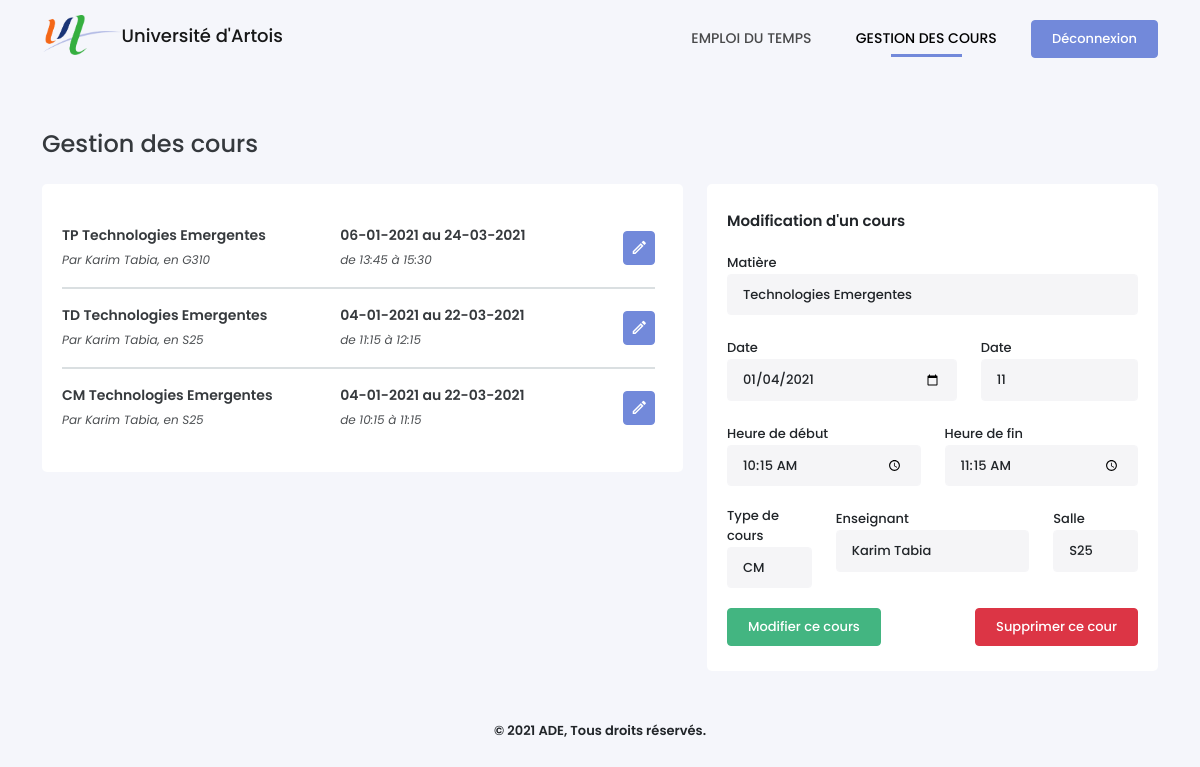
Page /gestion.php?courID=1 (signed in) on the committed database.
### tables this page shows
CREATE TABLE Cours (
    CourID INTEGER PRIMARY KEY AUTOINCREMENT,
    DateDebut VARCHAR(30) NOT NULL,
    NbSemaines INTEGER NOT NULL,
    HeureDebut time NOT NULL,
    HeureFin time NOT NULL,
    TypeID INTEGER NOT NULL,
    SalleID INTEGER NOT NULL,
    UsagerID INTEGER NOT NULL,
    MatiereID INTEGER NOT NULL,
    CONSTRAINT cour_type_fk FOREIGN KEY (TypeID) REFERENCES TypeCours(TypeID) ON DELETE CASCADE,
    CONSTRAINT cour_salle_fk FOREIGN KEY (SalleID) REFERENCES Salles(SalleID) ON DELETE CASCADE
    CONSTRAINT cour_enseignant_fk FOREIGN KEY (UsagerID) REFERENCES Usagers(UsagerID) ON DELETE CASCADE,
    CONSTRAINT cour_matiere_fk FOREIGN KEY (MatiereID) REFERENCES Matieres(MatiereID) ON DELETE CASCADE
);

CREATE TABLE TypeCours (
    TypeID INTEGER PRIMARY KEY AUTOINCREMENT,
    NomType VARCHAR NOT NULL
);

CREATE TABLE Matieres (
    MatiereID INTEGER PRIMARY KEY AUTOINCREMENT,
    NomMatiere VARCHAR(25) NOT NULL,
    CouleurMatiere VARCHAR(10) NOT NULL,
    PromotionID INTEGER NOT NULL,
    CONSTRAINT matiere_promo_fk FOREIGN KEY (PromotionID) REFERENCES Promotions(PromotionID) ON DELETE CASCADE
);

CREATE TABLE Usagers (
    UsagerID VARCHAR(30) PRIMARY KEY NOT NULL,
    MotDePasse VARCHAR(255) NOT NULL,
    Nom VARCHAR(15) NOT NULL,
    Prenom VARCHAR(20) NOT NULL,
    RangID INTEGER NOT NULL,
    CONSTRAINT usager_rang_fk FOREIGN KEY (RangID) REFERENCES Rangs(RangID) ON DELETE CASCADE
);

CREATE TABLE Salles (
    SalleID INTEGER PRIMARY KEY AUTOINCREMENT,
    NomSalle VARCHAR NOT NULL
);

CREATE TABLE Enseigne (
    UsagerID VARCHAR(30) REFERENCES Usagers(UsagerID) ON DELETE CASCADE,
    MatiereID INTEGER REFERENCES Matieres(MatiereID) ON DELETE CASCADE,
    CONSTRAINT enseigne_pk PRIMARY KEY (UsagerID, MatiereID)
);

### gestion.php (the view, shortened to what this page needs)
<!DOCTYPE html>
<?php
require_once('./config.php');
$uEvents = $bdd->prepare('SELECT * FROM Cours WHERE CourID = :id');
$uEvents->execute(array(':id' => isset($_GET['courID']) ? $_GET['courID'] : ''));
$uEvent = $uEvents->fetch();
?>
<html lang="fr-FR">
<head>
    <link type="text/css" rel="stylesheet" href="./assets/css/icons.min.css">
    <link type="text/css" rel="stylesheet" href="./assets/css/bootstrap.min.css">
    <link type="text/css" rel="stylesheet" href="./assets/css/style.css">
</head>
<body>
    <?php require_once('./views/header.php') ?>
    <div class="container">
        <h4>Gestion des cours</h4>
        <div class="row">
            <div class="col-md-7">
                <div class="box-content" id="list-event">
                    <div class="select-data">
                        <?php
                        $where = ($_SESSION['rang'] == 2) ? 'WHERE UsagerID ="'. $_SESSION['id'] . '"' : '';
                        $sCours = $bdd->query('SELECT * FROM Cours INNER JOIN Matieres USING(MatiereID), TypeCours USING(TypeID), Usagers USING(UsagerID), Promotions USING(PromotionID), Salles USING(SalleID) '.$where.' ORDER BY DateDebut DESC, HeureDebut DESC');
                        while($aCours = $sCours->fetch()) {
                            echo '<div class="list-items d-flex flex-row align-items-center justify-content-between">';
                            echo '<div class="item-info">';
                            echo '<p>'.$aCours['NomType'].' '.$aCours['NomMatiere'].'</p>';
                            echo '<span>Par '.htmlspecialchars($aCours['Prenom']). ' '.htmlspecialchars($aCours['Nom']). ', en '.htmlspecialchars($aCours['NomSalle']).'</span>';
                            echo '</div>';
                            echo '<div class="item-info">';
                            echo '<p>'.date('d-m-Y', $aCours['DateDebut']).' au '.date('d-m-Y', ($aCours['DateDebut'] + ($aCours['NbSemaines'] * 604800))).'</p>';
                            echo '<span>de '.$aCours['HeureDebut']. ' à '.$aCours['HeureFin'].'</span>';
                            echo '</div>';
                            echo '<a href="?courID='.$aCours['CourID'].'#form" class="btn btn-primary"><i class="mdi mdi-pencil-outline"></i></a>';
                            echo '</div>';
                        } ?>
                    </div>
                </div>
            </div>
            <div class="col-md-5" id="form">
                <div class="box-content getEvent">
                    <?php if(empty($_GET['courID'])) {?>
                        <div class="content-title">Ajouter un cours</div>
                        <form method="POST" id="form_addEvent">
                            <div class="alert" style="display:none"></div>
                            <div class="row">
                                <div class="form-group">
                                    <label for="matter">Matière</label>
                                    <select name="matter" id="" class="form-control">
                                        <?php
                                        $option = ($_SESSION['rang'] == 2) ? 'INNER JOIN Enseigne ON Matieres.MatiereID = Enseigne.MatiereID AND UsagerID = "'.$_SESSION['id'].'"' : '';
                                        $sMatieres = $bdd->query('SELECT * FROM Matieres '.$option. ' ORDER BY NomMatiere');
                                        while($aMatieres = $sMatieres->fetch()) {
                                            echo '<option value="'.$aMatieres['MatiereID'].'">'.htmlspecialchars($aMatieres['NomMatiere']).'</option>';
                                        } ?>
                                    </select>
                                </div>
                                <div class="col-md-7 form-group" id="firstdate">
                                    <label for="firstdate">Date</label>
                                    <input type="date" name="firstdate" class="form-control">
                                    <small class="invalid-feedback"></small>
                                </div>
                                <div class="col-md-5 form-group" id="nbweek">
                                    <label for="nbweek">Nombre de semaine</label>
                                    <input type="number" name="nbweek" class="form-control" value="1">
                                    <small class="invalid-feedback"></small>
                                </div>
                                <div class="col-md-6 form-group" id="start">
                                    <label for="start">Heure de début</label>
                                    <input type="time" name="start" class="form-control">
                                    <small class="invalid-feedback"></small>
                                </div>
                                <div class="col-md-6 form-group" id="end">
                                    <label for="end">Heure de fin</label>
                                    <input type="time" name="end" class="form-control">
                                    <small class="invalid-feedback"></small>
                                </div>
                                <div class="col-md-3 form-group">
                                    <label for="type">Type de cours</label>
                                    <select name="type" class="form-control">
                                        <?php $query = $bdd->query('SELECT * FROM TypeCours');
                                            while ($row = $query->fetch()){
                                                echo '<option value="' . $row['TypeID'].'">' . htmlspecialchars($row['NomType']) . '</option>';
                                            }
                                        ?>
                                    </select>
                                </div>
                                <div class="col-md-6 form-group">
                                    <label for="user">Enseignant</label>
                                    <select name="user" class="form-control">
                                        <?php $sql = ($_SESSION['rang'] == 2) ? 'AND UsagerID = "'.$_SESSION['id'].'"' : '';
                                            $query = $bdd->query('SELECT * FROM Usagers WHERE RangID = 2 ' . $sql);
                                            while ($row = $query->fetch()){
                                                echo '<option value="' .$row['UsagerID'] .'">'.htmlspecialchars($row['Prenom'].' '.$row['Nom']).'</option>';
                                            }
                                        ?>
                                    </select>
                                </div>
                                <div class="col-md-3 form-group">
                                    <label for="room">Salle</label>
                                    <select name="room" class="form-control">
                                        <?php $query = $bdd->query('SELECT * FROM Salles');
                                            while ($row = $query->fetch()){
                                                echo '<option value="'.$row['SalleID'].'">'.htmlspecialchars($row['NomSalle']).'</option>';
                                            }
                                        ?>
                                    </select>
                                </div>
                            </div>
                            <input type="submit" name="add_event" value="Programmer ce cours" class="btn btn-success">
                        </form>
                    <?php } else { ?>
                        <div class="content-title">Modification d'un cours</div>
                        <form method="POST" id="form_updateEvent">
                            <div class="row">
                                <div class="form-group">
                                    <label for="matter">Matière</label>
                                    <select name="matter" id="" class="form-control">
                                        <?php
                                        $option = ($_SESSION['rang'] == 2) ? $option = 'INNER JOIN Enseigne ON Matieres.MatiereID = Enseigne.MatiereID AND UsagerID = "'.$_SESSION['id'].'"' : '';
                                        $sMatieres = $bdd->query('SELECT * FROM Matieres '.$option. ' ORDER BY NomMatiere');
                                        while($row = $sMatieres->fetch()) {
                                            echo '<option value="'.$row['MatiereID'].'"'.($uEvent['MatiereID'] == $row['MatiereID'] ? ' selected' : '').'>'.htmlspecialchars($row['NomMatiere']).'</option>';
                                        } ?>
                                    </select>
                                </div>
                                <div class="col-md-7 form-group" id="firstdate">
                                    <label for="firstdate">Date</label>
                                    <input type="date" name="firstdate" class="form-control" value="<?php echo date('Y-m-d', $uEvent['DateDebut']) ?>">
                                </div>
                                <div class="col-md-5 form-group" id="nbweek">
                                    <label for="nbweek">Date</label>
                                    <input type="number" name="nbweek" class="form-control" value="<?php echo $uEvent['NbSemaines'] ?>">
                                </div>
                                <div class="col-md-6 form-group" id="start">
                                    <label for="start">Heure de début</label>
                                    <input type="time" name="start" class="form-control" value="<?php echo $uEvent['HeureDebut'] ?>">
                                </div>
                                <div class="col-md-6 form-group" id="end">
                                    <label for="end">Heure de fin</label>
                                    <input type="time" name="end" class="form-control" value="<?php echo $uEvent['HeureFin'] ?>">
                                </div>
                                <div class="col-md-3 form-group">
                                    <label for="type">Type de cours</label>
                                    <select name="type" class="form-control">
                                        <?php $query = $bdd->query('SELECT * FROM TypeCours');
                                            while ($row = $query->fetch()){
                                                echo '<option value="'.$row['TypeID'].'"'.($uEvent['TypeID'] == $row['TypeID'] ? ' selected' : '').'>'.htmlspecialchars($row['NomType']).'</option>';
                                            }
                                        ?>
                                    </select>
                                </div>
                                <div class="col-md-6 form-group">
                                    <label for="user">Enseignant</label>
                                    <select name="user" class="form-control">
                                        <?php $sql = ($_SESSION['rang'] == 2) ? 'AND UsagerID = "'.$_SESSION['id'].'"' : '';
                                            $query = $bdd->query('SELECT * FROM Usagers WHERE RangID = 2 ' . $sql);
                                            while ($row = $query->fetch()){
                                                echo '<option value="'.$row['UsagerID'].'"'.($uEvent['UsagerID'] == $row['UsagerID'] ? ' selected' : '').'>'.htmlspecialchars($row['Prenom'].' '.$row['Nom']).'</option>';
                                            }
                                        ?>
                                    </select>
                                </div>
                                <div class="col-md-3 form-group">
                                    <label for="room">Salle</label>
                                    <select name="room" class="form-control">
                                        <?php $query = $bdd->query('SELECT * FROM Salles');
                                            while ($row = $query->fetch()){
                                                echo '<option value="'.$row['SalleID'].'"'.($uEvent['SalleID'] == $row['SalleID'] ? ' selected' : '').'>'.htmlspecialchars($row['NomSalle']).'</option>';
                                            }
                                        ?>
                                    </select>
                                </div>
                            </div>
                            <input type="submit" name="update_event" value="Modifier ce cours" class="btn btn-success">
                            <a href="?removeEventID=<?php echo $uEvent['CourID'] ?>" class="btn btn-danger" style="float:right">Supprimer ce cour</a>
                        </form>
                    <?php } ?>
                </div>
            </div>
        </div>
    </div>
    <?php require_once('./views/footer.php') ?>
</body>
</html>

### assets/css/style.css (style rules this page uses)
* { box-sizing: border-box; outline: none; -webkit-tap-highlight-color: rgba(0, 0, 0, 0); }
body { font-family: Poppins, sans-serif; background-color: #F5F6FB; margin: 0; padding: 0; }
.container { min-width: 80%; }
.container h4 { opacity: .9; margin-bottom: 25px; }
.btn { font-weight: 500; font-size: 13px; padding: 8px 20px; }
.btn-primary { background-color: #7289DA; border-color: #7289DA; }
.btn-success { background-color: #43B581; border-color: #43B581; }
.box-content { position: relative; width: 100%; padding: 25px 20px; background-color: #fff; border-radius: 5px; margin-bottom: 30px; }
.box-content::after { content: ''; clear: both; display: table; }
.content-title { font-size: 15px; display: inline-block; position: relative; font-weight: 600; height: 40px; }
.list-items { padding: 15px 0; border-bottom: 2px solid #DADFE1; }
.list-items:last-child { border: 0; }
.item-info { line-height: 1.6; flex: 1; }
.list-items p { font-weight: 600; margin-bottom: 0; opacity: .9; font-size: 14px; }
.list-items span { font-size: 12px; font-style: italic; opacity: .8; }
.list-items > .btn { padding: 3px 6px; font-size: 1.1rem; margin-left: 5px; }
.form-group { margin-bottom: 20px; position: relative; min-height: 60px; }
label { font-size: 13px; font-weight: 500; }
.form-control, .form-control:focus { background-color: #F5F5F7; border-color: #F5F5F7; font-size: 13px; font-weight: 500; padding: 10px 15px; }
.select-data { max-height: 650px; overflow: auto; padding-right: 8px; }

### rows in the picture
cours: TypeID.NomType "TP", MatiereID.NomMatiere "Technologies Emergentes", UsagerID.Prenom "Karim", UsagerID.Nom "Tabia", SalleID.NomSalle "G310", DateDebut "06-01-2021", date('d-m-Y', ($aCours['DateDebut'] + ($aCours['NbSemaines'] * 604800))) "24-03-2021", HeureDebut "13:45", HeureFin "15:30"
cours: TypeID.NomType "TD", MatiereID.NomMatiere "Technologies Emergentes", UsagerID.Prenom "Karim", UsagerID.Nom "Tabia", SalleID.NomSalle "S25", DateDebut "04-01-2021", date('d-m-Y', ($aCours['DateDebut'] + ($aCours['NbSemaines'] * 604800))) "22-03-2021", HeureDebut "11:15", HeureFin "12:15"
cours: TypeID.NomType "CM", MatiereID.NomMatiere "Technologies Emergentes", UsagerID.Prenom "Karim", UsagerID.Nom "Tabia", SalleID.NomSalle "S25", DateDebut "04-01-2021", date('d-m-Y', ($aCours['DateDebut'] + ($aCours['NbSemaines'] * 604800))) "22-03-2021", HeureDebut "10:15", HeureFin "11:15", matter "Technologies Emergentes", firstdate "01/04/2021", nbweek "11", start "10:15", end "11:15", type "CM", user "Karim Tabia", room "S25"
